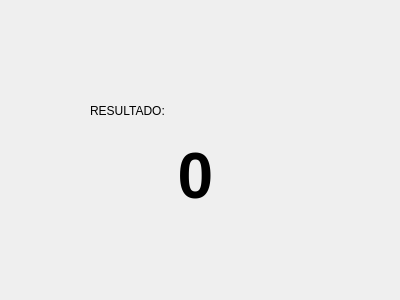
<?xml version="1.0" encoding="UTF-8"?>
<ui version="4.0">
 <class>Dialog</class>
 <widget class="QDialog" name="Dialog">
  <property name="geometry">
   <rect>
    <x>0</x>
    <y>0</y>
    <width>400</width>
    <height>300</height>
   </rect>
  </property>
  <property name="windowTitle">
   <string>Dialog</string>
  </property>
  <widget class="QLabel" name="label">
   <property name="geometry">
    <rect>
     <x>90</x>
     <y>90</y>
     <width>151</width>
     <height>41</height>
    </rect>
   </property>
   <property name="text">
    <string>RESULTADO:</string>
   </property>
  </widget>
  <widget class="QLabel" name="txt_resultado">
   <property name="geometry">
    <rect>
     <x>100</x>
     <y>140</y>
     <width>191</width>
     <height>61</height>
    </rect>
   </property>
   <property name="text">
    <string>&lt;html&gt;&lt;head/&gt;&lt;body&gt;&lt;p align=&quot;center&quot;&gt;&lt;span style=&quot; font-size:48pt; font-weight:700;&quot;&gt;0&lt;/span&gt;&lt;/p&gt;&lt;/body&gt;&lt;/html&gt;</string>
   </property>
  </widget>
 </widget>
 <resources/>
 <connections/>
</ui>
